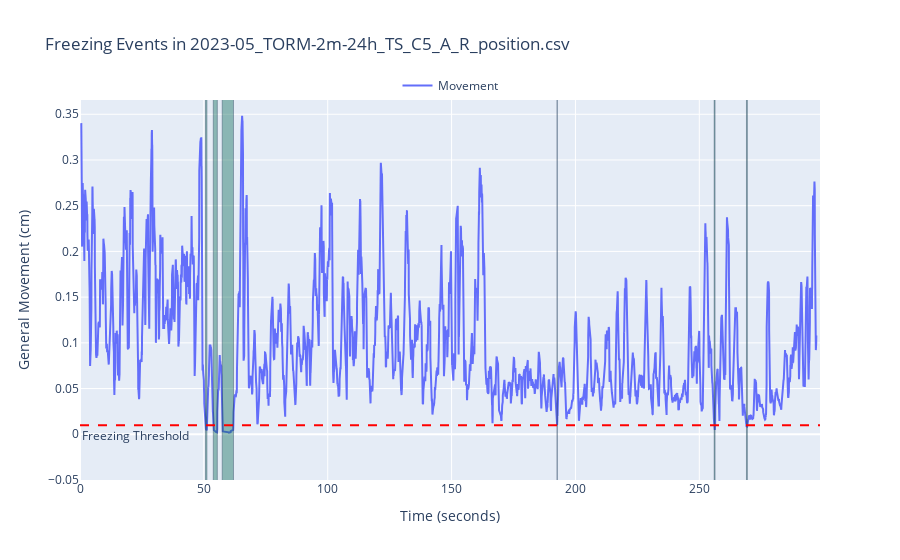

Source (notebook cell):
### Markdown cell above
---
#### 4.  We can also measure other behaviours, such as freezing

### Code cell
# Plot freezing events
rst.plot_freezing(example_path, fps = video_fps, threshold=freezing_threshold)

### Figure 1 — Plotly figure (JSON) as saved in the notebook; plotly's stock layout.template omitted (floating-point values rounded to 4 significant figures; data arrays with more than 128 entries replaced by an {"elided": "..."} marker saying what was removed)
{"data": [{"mode": "lines", "name": "Movement", "type": "scatter", "x": {"elided": "7444 float values"}, "y": {"elided": "7444 float values"}}], "layout": {"annotations": [{"showarrow": false, "text": "Freezing Threshold", "x": 0, "xanchor": "left", "xref": "x domain", "y": 0.01, "yanchor": "top", "yref": "y"}], "legend": {"orientation": "h", "x": 0.5, "xanchor": "center", "y": 1, "yanchor": "bottom"}, "shapes": [{"fillcolor": "rgba(0, 100, 80, 0.4)", "line": {"width": 0.4}, "type": "rect", "x0": 50.64, "x1": 51.24, "y0": -0.1, "y1": 1.5}, {"fillcolor": "rgba(0, 100, 80, 0.4)", "line": {"width": 0.4}, "type": "rect", "x0": 53.8, "x1": 55.44, "y0": -0.1, "y1": 1.5}, {"fillcolor": "rgba(0, 100, 80, 0.4)", "line": {"width": 0.4}, "type": "rect", "x0": 57.4, "x1": 61.96, "y0": -0.1, "y1": 1.5}, {"fillcolor": "rgba(0, 100, 80, 0.4)", "line": {"width": 0.4}, "type": "rect", "x0": 192.6, "x1": 192.6, "y0": -0.1, "y1": 1.5}, {"fillcolor": "rgba(0, 100, 80, 0.4)", "line": {"width": 0.4}, "type": "rect", "x0": 256, "x1": 256.4, "y0": -0.1, "y1": 1.5}, {"fillcolor": "rgba(0, 100, 80, 0.4)", "line": {"width": 0.4}, "type": "rect", "x0": 269.0, "x1": 269.4, "y0": -0.1, "y1": 1.5}, {"line": {"color": "red", "dash": "dash"}, "type": "line", "x0": 0, "x1": 1, "xref": "x domain", "y0": 0.01, "y1": 0.01, "yref": "y"}], "showlegend": true, "title": {"text": "Freezing Events in 2023-05_TORM-2m-24h_TS_C5_A_R_position.csv"}, "xaxis": {"range": [0, 298.7], "title": {"text": "Time (seconds)"}}, "yaxis": {"range": [-0.05, 0.3656], "title": {"text": "General Movement (cm)"}}}}
